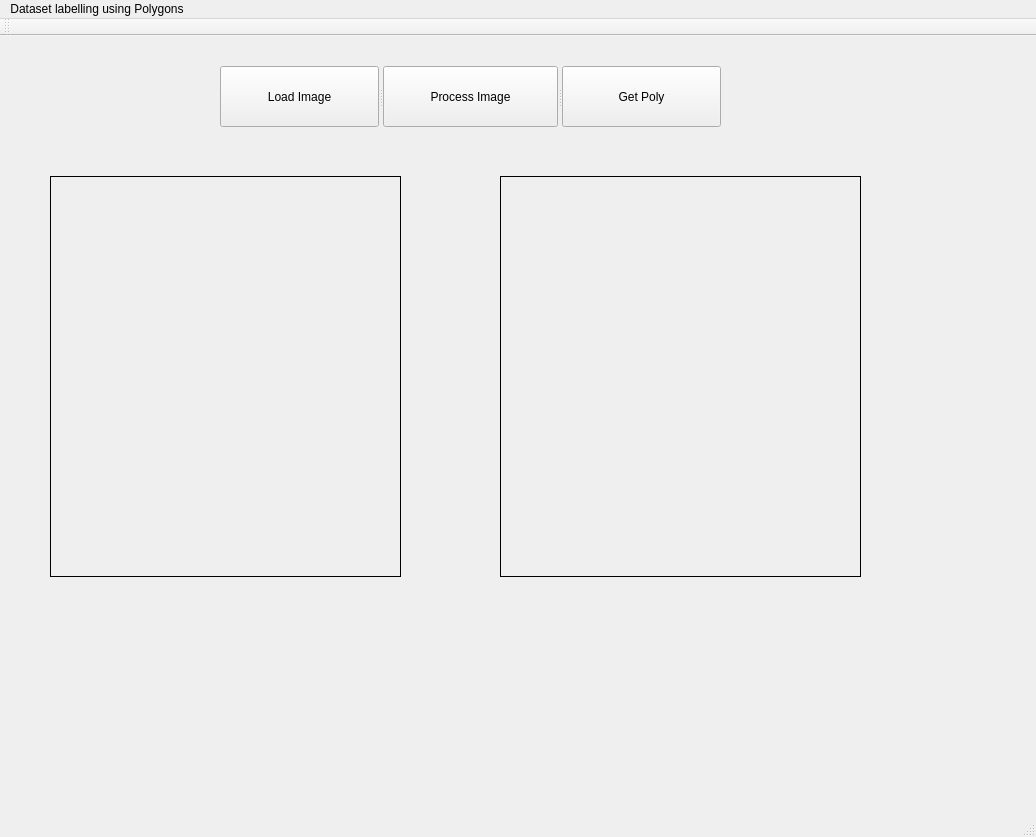
<?xml version="1.0" encoding="UTF-8"?>
<ui version="4.0">
 <class>MainWindow</class>
 <widget class="QMainWindow" name="MainWindow">
  <property name="geometry">
   <rect>
    <x>0</x>
    <y>0</y>
    <width>1036</width>
    <height>837</height>
   </rect>
  </property>
  <property name="windowTitle">
   <string>MainWindow</string>
  </property>
  <widget class="QWidget" name="centralWidget">
   <widget class="QLabel" name="imglabel2">
    <property name="geometry">
     <rect>
      <x>500</x>
      <y>140</y>
      <width>361</width>
      <height>401</height>
     </rect>
    </property>
    <property name="frameShape">
     <enum>QFrame::Box</enum>
    </property>
    <property name="text">
     <string/>
    </property>
   </widget>
   <widget class="QLabel" name="imglabel">
    <property name="geometry">
     <rect>
      <x>50</x>
      <y>140</y>
      <width>351</width>
      <height>401</height>
     </rect>
    </property>
    <property name="frameShape">
     <enum>QFrame::Box</enum>
    </property>
    <property name="text">
     <string/>
    </property>
   </widget>
   <widget class="QSplitter" name="splitter">
    <property name="geometry">
     <rect>
      <x>220</x>
      <y>30</y>
      <width>501</width>
      <height>61</height>
     </rect>
    </property>
    <property name="orientation">
     <enum>Qt::Horizontal</enum>
    </property>
    <widget class="QPushButton" name="pushButton">
     <property name="text">
      <string>Load Image</string>
     </property>
    </widget>
    <widget class="QPushButton" name="ProcessButton">
     <property name="text">
      <string>Process Image</string>
     </property>
    </widget>
    <widget class="QPushButton" name="PolyButton">
     <property name="text">
      <string>Get Poly</string>
     </property>
    </widget>
   </widget>
  </widget>
  <widget class="QToolBar" name="mainToolBar">
   <attribute name="toolBarArea">
    <enum>TopToolBarArea</enum>
   </attribute>
   <attribute name="toolBarBreak">
    <bool>false</bool>
   </attribute>
  </widget>
  <widget class="QStatusBar" name="statusBar"/>
  <widget class="QMenuBar" name="menuBar">
   <property name="geometry">
    <rect>
     <x>0</x>
     <y>0</y>
     <width>1036</width>
     <height>22</height>
    </rect>
   </property>
   <widget class="QMenu" name="menuDataset_labelling_using_Polygons">
    <property name="title">
     <string>Dataset labelling using Polygons</string>
    </property>
   </widget>
   <addaction name="menuDataset_labelling_using_Polygons"/>
  </widget>
 </widget>
 <layoutdefault spacing="6" margin="11"/>
 <resources/>
 <connections/>
</ui>
